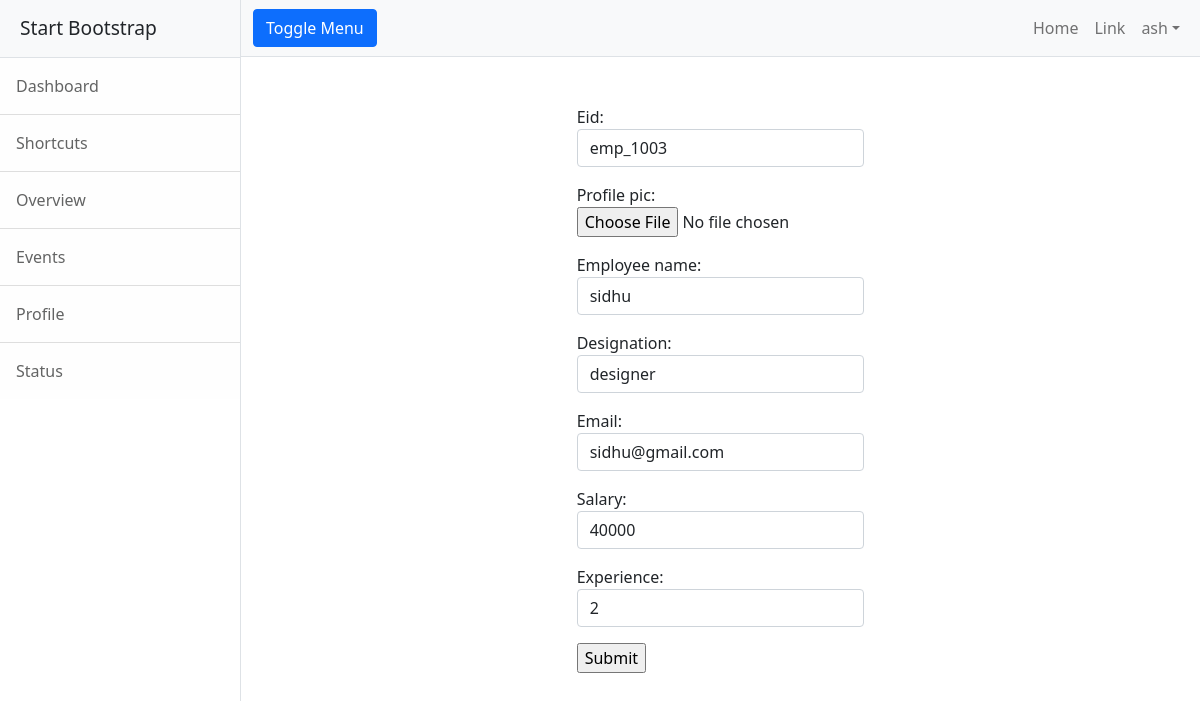
The page /employee/change/emp_1003 (signed in) on the database its author committed.
### employee/models.py (models this page shows, shortened)
class Employee(models.Model):
    eid=models.CharField(max_length=100,primary_key=True)
    profile_pic=models.ImageField(upload_to="profilepics",null=True)
    employee_name=models.CharField(max_length=100)
    designation=models.CharField(max_length=100)
    email=models.EmailField(unique=True)
    salary=models.PositiveIntegerField()
    experience=models.PositiveIntegerField(null=True)

### employee/views.py (the view, shortened to what this page needs)
# urls.py: path('change/<str:e_id>',views.EmployeeEditView.as_view(),name="emp-edit"),
@method_decorator(signin_required,name="dispatch")
class EmployeeEditView(View):
    def get(self,request,*args,**kwargs):
        eid=kwargs.get("e_id")
        employee=Employee.objects.get(eid=eid)
        form=EmployeeForm(instance=employee)
        return render(request,"emp-edit.html",{"form":form})

### employee/forms.py
class EmployeeForm(forms.ModelForm):
    class Meta:
        model=Employee
        fields='__all__'
        widgets={
            "eid":forms.TextInput(attrs={"class":"form-control"}),
            "employee_name":forms.TextInput(attrs={"class":"form-control"}),
            "designation":forms.TextInput(attrs={"class":"form-control"}),
            "email":forms.EmailInput(attrs={"class":"form-control"}),
            "salary":forms.NumberInput(attrs={"class":"form-control"}),
            "experience":forms.NumberInput(attrs={"class": "form-control"}),
        }

### employee/views.py (called while the page is built)
def signin_required(fn):
    def wrapper(request,*args,**kwargs):
        if request.user.is_authenticated:
            return fn(request,*args,**kwargs)
        else:
            messages.error(request,"user must login")
            return redirect("signin")
    return wrapper

### employee/templates/emp-edit.html (shortened to what this page needs)
{%extends 'base.html'%}
{%block body_block%}
<div class="container">
    <div class="row mt-5">
        <div class="col-4"></div>
        <div class="col-4">
            <form action="" method="post" enctype="multipart/form-data">
                {{form.as_p}}
                <div class="mb3">
                    <input type="submit">
                </div>
            </form>
        </div>
        <div class="col-4"></div>
    </div>
</div>
{%endblock%}

### employee/templates/base.html (shortened to what this page needs)
<!DOCTYPE html>
{%load static%}
<html lang="en">
    <head>
        <link href="{%static 'css/styles.css'%}" rel="stylesheet" />
    </head>
    <body>
        <div class="d-flex" id="wrapper">
            <div class="border-end bg-white" id="sidebar-wrapper">
                <div class="sidebar-heading border-bottom bg-light">Start Bootstrap</div>
                <div class="list-group list-group-flush">
                    <a class="list-group-item list-group-item-action list-group-item-light p-3" href="#!">Dashboard</a>
                    <a class="list-group-item list-group-item-action list-group-item-light p-3" href="#!">Shortcuts</a>
                    <a class="list-group-item list-group-item-action list-group-item-light p-3" href="#!">Overview</a>
                    <a class="list-group-item list-group-item-action list-group-item-light p-3" href="#!">Events</a>
                    <a class="list-group-item list-group-item-action list-group-item-light p-3" href="#!">Profile</a>
                    <a class="list-group-item list-group-item-action list-group-item-light p-3" href="#!">Status</a>
                </div>
            </div>
            <div id="page-content-wrapper">
                <nav class="navbar navbar-expand-lg navbar-light bg-light border-bottom">
                    <div class="container-fluid">
                        <button class="btn btn-primary" id="sidebarToggle">Toggle Menu</button>
                        <div class="collapse navbar-collapse" id="navbarSupportedContent">
                            <ul class="navbar-nav ms-auto mt-2 mt-lg-0">
                                <li class="nav-item active"><a class="nav-link" href="#!">Home</a></li>
                                <li class="nav-item"><a class="nav-link" href="#!">Link</a></li>
                                <li class="nav-item dropdown">
                                    <a class="nav-link dropdown-toggle" id="navbarDropdown" href="#" role="button" data-bs-toggle="dropdown" aria-haspopup="true" aria-expanded="false">{{request.user}}</a>
                                </li>
                            </ul>
                        </div>
                    </div>
                </nav>
                <div class="container-fluid">
                    {%block body_block%}
                    {%endblock%}
            </div>
        </div>
    </body>
</html>

### rows shown on the page
Employee: eid "emp_1003", employee_name "sidhu", designation "designer", email "sidhu@gmail.com", salary "40000", experience "2"

### other values the page prints
{{ request.user }} "ash"
